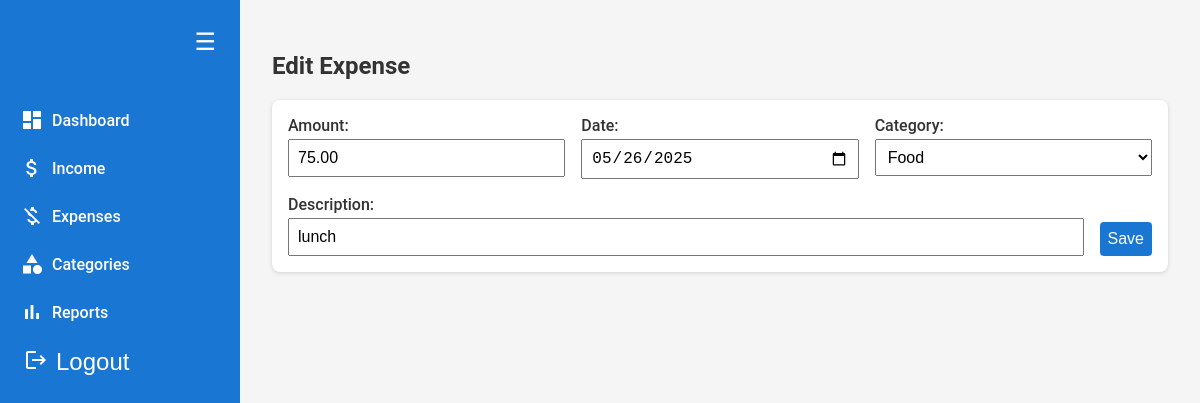
/expenses/edit/1 (signed in), run on the app's committed database.
### models/expense.py (models this page shows, shortened)
class Expense(db.Model):
    __tablename__ = "expenses"
    id = db.Column(db.Integer, primary_key=True)
    amount = db.Column(db.Numeric(10, 2), nullable=False)
    date = db.Column(db.Date, default=datetime.utcnow, nullable=False)
    description = db.Column(db.String(255))
    user_id = db.Column(db.Integer, db.ForeignKey("users.id"), nullable=False)
    category_id = db.Column(db.Integer, db.ForeignKey("categories.id"), nullable=False)
    category = db.relationship("Category", backref="expenses")

### models/category.py (models this page shows, shortened)
class Category(db.Model):
    __tablename__ = "categories"
    id = db.Column(db.Integer, primary_key=True)
    name = db.Column(db.String(100), nullable=False)
    type = db.Column(db.String(20), nullable=False)  # 'income' or 'expense'
    user_id = db.Column(db.Integer, db.ForeignKey("users.id"), nullable=False)

### routes/expenses.py (the view, shortened to what this page needs)
@expenses_bp.route("/expenses/edit/<int:id>", methods=["GET", "POST"])
def edit_expense(id):
    user_id = session.get("user_id")
    if not user_id:
        return redirect("/login")
    record = Expense.query.get_or_404(id)
    if record.user_id != user_id:
        return "Unauthorized", 403
    categories = Category.query.filter_by(user_id=user_id, type="expense").all()
    return render_template("edit_expense.html", record=record, categories=categories)

### templates/edit_expense.html
{% extends "base.html" %}
{% block content %}
<h2>Edit Expense</h2>
<form method="POST">
  <label>Amount:
    <input type="number" name="amount" value="{{ record.amount }}" step="0.01" required />
  </label>
  <label>Date:
    <input type="date" name="date" value="{{ record.date }}" required />
  </label>
  <label>Category:
    <select name="category_id" required>
      {% for category in categories %}
        <option value="{{ category.id }}" {% if category.id == record.category_id %}selected{% endif %}>
          {{ category.name }}
        </option>
      {% endfor %}
    </select>
  </label>
  <label>Description:
    <input type="text" name="description" value="{{ record.description }}" />
  </label>
  <button type="submit">Save</button>
</form>
{% endblock %}

### static/css/styles.css (style rules this page uses)
:root { --primary: #1976d2; --primary-dark: #1565c0; --background: #f5f5f5; --card-bg: #fff; --text: #333; --gray: #999; }
* { box-sizing: border-box; }
body { margin: 0; font-family: 'Roboto', sans-serif; background-color: var(--background); color: var(--text); display: flex; min-height: 100vh; }
form { background: var(--card-bg); padding: 1rem; margin-bottom: 2rem; border-radius: 8px; box-shadow: 0 1px 4px rgba(0, 0, 0, 0.15); display: flex; flex-wrap: wrap; gap: 1rem; }
form label { flex: 1 1 200px; display: flex; flex-direction: column; font-weight: 500; }
input, select, button { padding: 0.5rem; margin-top: 0.25rem; font-size: 1rem; }
button { background-color: var(--primary); color: white; border: none; border-radius: 4px; cursor: pointer; align-self: flex-end; transition: background-color 0.2s ease; }

### data on the page
Expense: amount "75.00", date "05/26/2025", category_id "Food", description "lunch"
